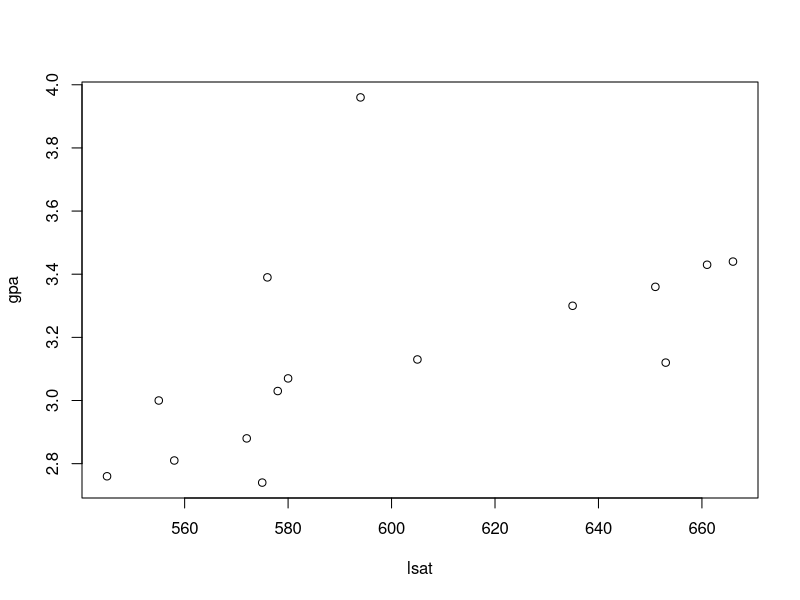
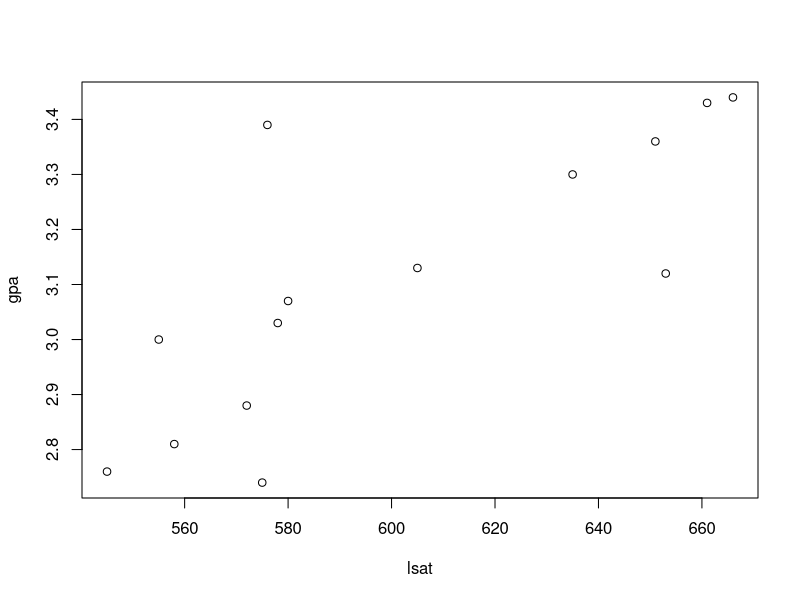

The R script that drew these images, in order:
## ---- chunk 1
lsat <- c(576,635,558,578,666,580,555,661,651,605,653,575,545,572,594)
gpa <- c(3.39,3.30,2.81,3.03,3.44,3.07,3.00,3.43,3.36,3.13,3.12,2.74,2.76,2.88,3.96)
plot(lsat,gpa)
## ---- chunk 2
lsat <- lsat[-length(lsat)]
gpa <- gpa[-length(gpa)]
plot(lsat,gpa)
## ---- chunk 3
cor <- function(a, b)
{
  ma <- mean( a )
  mb <- mean( b )
  p <- sum((a-ma)*(b-mb))
  q <- sum((a-ma)^2)*sum((b-mb)^2)
  p/sqrt(q)  
}
cor_hat <- cor( lsat, gpa )
cor_hat
## ---- chunk 4
B <- 1000 # sample size
n <- length(lsat)
boot <- vector( length = B )
for (i in 1:B)
{
  s <- sample.int(n, n, replace=TRUE)
  boot[i] <- cor( lsat[s], gpa[s] )
}
mvb <- mean(boot)
se_hat <- sqrt(sum((boot-mvb)^2)/B)
se_hat
## ---- chunk 5
alpha <- 1-0.95
f <- qnorm(1-alpha/2)
## ---- chunk 6
cor_hat + c(-1,1)*f*se_hat
## ---- chunk 7
qs <- quantile(boot, c(1-alpha/2, alpha/2), names=FALSE)
2*cor_hat - qs
## ---- chunk 8
c(qs[2], qs[1])
